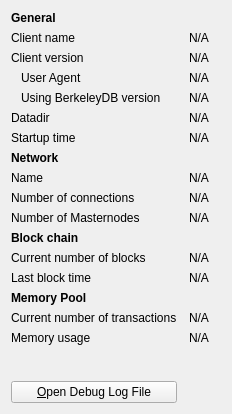
					<widget class="QWidget" name="tab_info">
						<attribute name="title">
							<string>&amp;Information</string>
						</attribute>
						<layout class="QGridLayout" name="gridLayout" columnstretch="0,1,0">
							<property name="horizontalSpacing">
								<number>12</number>
							</property>
							<item row="0" column="0" colspan="2">
								<widget class="QLabel" name="labelToolsGeneral">
									<property name="font">
										<font>
											<weight>75</weight>
											<bold>true</bold>
										</font>
									</property>
									<property name="text">
										<string>General</string>
									</property>
								</widget>
							</item>
							<item row="1" column="0">
								<widget class="QLabel" name="">
									<property name="text">
										<string>Client name</string>
									</property>
								</widget>
							</item>
							<item row="1" column="1" colspan="2">
								<widget class="QLabel" name="clientName">
									<property name="cursor">
										<cursorShape>IBeamCursor</cursorShape>
									</property>
									<property name="text">
										<string>N/A</string>
									</property>
									<property name="textFormat">
										<enum>Qt::PlainText</enum>
									</property>
									<property name="textInteractionFlags">
										<set>Qt::LinksAccessibleByMouse|Qt::TextSelectableByKeyboard|Qt::TextSelectableByMouse</set>
									</property>
								</widget>
							</item>
							<item row="2" column="0">
								<widget class="QLabel" name="label_6">
									<property name="text">
										<string>Client version</string>
									</property>
								</widget>
							</item>
							<item row="2" column="1" colspan="2">
								<widget class="QLabel" name="clientVersion">
									<property name="cursor">
										<cursorShape>IBeamCursor</cursorShape>
									</property>
									<property name="text">
										<string>N/A</string>
									</property>
									<property name="textFormat">
										<enum>Qt::PlainText</enum>
									</property>
									<property name="textInteractionFlags">
										<set>Qt::LinksAccessibleByMouse|Qt::TextSelectableByKeyboard|Qt::TextSelectableByMouse</set>
									</property>
								</widget>
							</item>
							<item row="3" column="0">
								<widget class="QLabel" name="labelClientUserAgent">
									<property name="text">
										<string>User Agent</string>
									</property>
									<property name="indent">
										<number>10</number>
									</property>
								</widget>
							</item>
							<item row="3" column="1" colspan="2">
								<widget class="QLabel" name="clientUserAgent">
									<property name="cursor">
										<cursorShape>IBeamCursor</cursorShape>
									</property>
									<property name="text">
										<string>N/A</string>
									</property>
									<property name="textFormat">
										<enum>Qt::PlainText</enum>
									</property>
									<property name="textInteractionFlags">
										<set>Qt::LinksAccessibleByMouse|Qt::TextSelectableByKeyboard|Qt::TextSelectableByMouse</set>
									</property>
								</widget>
							</item>
							<item row="4" column="0">
								<widget class="QLabel" name="label_berkeleyDBVersion">
									<property name="text">
										<string>Using BerkeleyDB version</string>
									</property>
									<property name="indent">
										<number>10</number>
									</property>
								</widget>
							</item>
							<item row="4" column="1" colspan="2">
								<widget class="QLabel" name="berkeleyDBVersion">
									<property name="cursor">
										<cursorShape>IBeamCursor</cursorShape>
									</property>
									<property name="text">
										<string>N/A</string>
									</property>
									<property name="textFormat">
										<enum>Qt::PlainText</enum>
									</property>
									<property name="textInteractionFlags">
										<set>Qt::LinksAccessibleByMouse|Qt::TextSelectableByKeyboard|Qt::TextSelectableByMouse</set>
									</property>
								</widget>
							</item>
							<item row="5" column="0">
								<widget class="QLabel" name="label_12">
									<property name="text">
										<string>Datadir</string>
									</property>
								</widget>
							</item>
							<item row="5" column="1" colspan="2">
								<widget class="QLabel" name="dataDir">
									<property name="cursor">
										<cursorShape>IBeamCursor</cursorShape>
									</property>
									<property name="text">
										<string>N/A</string>
									</property>
									<property name="textFormat">
										<enum>Qt::PlainText</enum>
									</property>
									<property name="wordWrap">
										<bool>true</bool>
									</property>
									<property name="textInteractionFlags">
										<set>Qt::LinksAccessibleByMouse|Qt::TextSelectableByKeyboard|Qt::TextSelectableByMouse</set>
									</property>
								</widget>
							</item>
							<item row="6" column="0">
								<widget class="QLabel" name="label_13">
									<property name="text">
										<string>Startup time</string>
									</property>
								</widget>
							</item>
							<item row="6" column="1" colspan="2">
								<widget class="QLabel" name="startupTime">
									<property name="cursor">
										<cursorShape>IBeamCursor</cursorShape>
									</property>
									<property name="text">
										<string>N/A</string>
									</property>
									<property name="textFormat">
										<enum>Qt::PlainText</enum>
									</property>
									<property name="textInteractionFlags">
										<set>Qt::LinksAccessibleByMouse|Qt::TextSelectableByKeyboard|Qt::TextSelectableByMouse</set>
									</property>
								</widget>
							</item>
							<item row="7" column="0" colspan="2">
								<widget class="QLabel" name="labelToolsNetwork">
									<property name="font">
										<font>
											<weight>75</weight>
											<bold>true</bold>
										</font>
									</property>
									<property name="text">
										<string>Network</string>
									</property>
								</widget>
							</item>
							<item row="8" column="0">
								<widget class="QLabel" name="label_8">
									<property name="text">
										<string>Name</string>
									</property>
								</widget>
							</item>
							<item row="8" column="1" colspan="2">
								<widget class="QLabel" name="networkName">
									<property name="cursor">
										<cursorShape>IBeamCursor</cursorShape>
									</property>
									<property name="text">
										<string>N/A</string>
									</property>
									<property name="textFormat">
										<enum>Qt::PlainText</enum>
									</property>
									<property name="textInteractionFlags">
										<set>Qt::LinksAccessibleByMouse|Qt::TextSelectableByKeyboard|Qt::TextSelectableByMouse</set>
									</property>
								</widget>
							</item>
							<item row="9" column="0">
								<widget class="QLabel" name="label_7">
									<property name="text">
										<string>Number of connections</string>
									</property>
								</widget>
							</item>
							<item row="9" column="1" colspan="2">
								<widget class="QLabel" name="numberOfConnections">
									<property name="cursor">
										<cursorShape>IBeamCursor</cursorShape>
									</property>
									<property name="text">
										<string>N/A</string>
									</property>
									<property name="textFormat">
										<enum>Qt::PlainText</enum>
									</property>
									<property name="textInteractionFlags">
										<set>Qt::LinksAccessibleByMouse|Qt::TextSelectableByKeyboard|Qt::TextSelectableByMouse</set>
									</property>
								</widget>
							</item>
							<item row="10" column="0">
								<widget class="QLabel" name="masternodeCountLabel">
									<property name="text">
										<string>Number of Masternodes</string>
									</property>
								</widget>
							</item>
							<item row="10" column="1">
								<widget class="QLabel" name="masternodeCount">
									<property name="text">
										<string>N/A</string>
									</property>
								</widget>
							</item>
							<item row="11" column="0" colspan="2">
								<widget class="QLabel" name="labelToolsBlockChain">
									<property name="font">
										<font>
											<weight>75</weight>
											<bold>true</bold>
										</font>
									</property>
									<property name="text">
										<string>Block chain</string>
									</property>
								</widget>
							</item>
							<item row="12" column="0">
								<widget class="QLabel" name="label_3">
									<property name="text">
										<string>Current number of blocks</string>
									</property>
								</widget>
							</item>
							<item row="12" column="1" colspan="2">
								<widget class="QLabel" name="numberOfBlocks">
									<property name="cursor">
										<cursorShape>IBeamCursor</cursorShape>
									</property>
									<property name="text">
										<string>N/A</string>
									</property>
									<property name="textFormat">
										<enum>Qt::PlainText</enum>
									</property>
									<property name="textInteractionFlags">
										<set>Qt::LinksAccessibleByMouse|Qt::TextSelectableByKeyboard|Qt::TextSelectableByMouse</set>
									</property>
								</widget>
							</item>
							<item row="13" column="0">
								<widget class="QLabel" name="labelLastBlockTime">
									<property name="text">
										<string>Last block time</string>
									</property>
								</widget>
							</item>
							<item row="13" column="1" colspan="2">
								<widget class="QLabel" name="lastBlockTime">
									<property name="cursor">
										<cursorShape>IBeamCursor</cursorShape>
									</property>
									<property name="text">
										<string>N/A</string>
									</property>
									<property name="textFormat">
										<enum>Qt::PlainText</enum>
									</property>
									<property name="textInteractionFlags">
										<set>Qt::LinksAccessibleByMouse|Qt::TextSelectableByKeyboard|Qt::TextSelectableByMouse</set>
									</property>
								</widget>
							</item>
							<item row="14" column="0" colspan="2">
								<widget class="QLabel" name="labelToolsMempool">
									<property name="font">
										<font>
											<weight>75</weight>
											<bold>true</bold>
										</font>
									</property>
									<property name="text">
										<string>Memory Pool</string>
									</property>
								</widget>
							</item>
							<item row="15" column="0">
								<widget class="QLabel" name="labelNumberOfTransactions">
									<property name="text">
										<string>Current number of transactions</string>
									</property>
								</widget>
							</item>
							<item row="15" column="1">
								<widget class="QLabel" name="mempoolNumberTxs">
									<property name="cursor">
										<cursorShape>IBeamCursor</cursorShape>
									</property>
									<property name="text">
										<string>N/A</string>
									</property>
									<property name="textFormat">
										<enum>Qt::PlainText</enum>
									</property>
									<property name="textInteractionFlags">
										<set>Qt::LinksAccessibleByMouse|Qt::TextSelectableByKeyboard|Qt::TextSelectableByMouse</set>
									</property>
								</widget>
							</item>
							<item row="16" column="0">
								<widget class="QLabel" name="labelMemoryUsage">
									<property name="text">
										<string>Memory usage</string>
									</property>
								</widget>
							</item>
							<item row="16" column="1">
								<widget class="QLabel" name="mempoolSize">
									<property name="cursor">
										<cursorShape>IBeamCursor</cursorShape>
									</property>
									<property name="text">
										<string>N/A</string>
									</property>
									<property name="textFormat">
										<enum>Qt::PlainText</enum>
									</property>
									<property name="textInteractionFlags">
										<set>Qt::LinksAccessibleByMouse|Qt::TextSelectableByKeyboard|Qt::TextSelectableByMouse</set>
									</property>
								</widget>
							</item>
							<item row="18" column="0" rowspan="3">
								<layout class="QVBoxLayout" name="verticalLayoutDebugButton">
									<property name="spacing">
										<number>3</number>
									</property>
									<item>
										<spacer name="verticalSpacer_2">
											<property name="orientation">
												<enum>Qt::Vertical</enum>
											</property>
											<property name="sizeHint" stdset="0">
												<size>
													<width>10</width>
													<height>5</height>
												</size>
											</property>
										</spacer>
									</item>
									<item>
										<widget class="QPushButton" name="openDebugLogfileButton">
											<property name="toolTip">
												<string>Open the RavenDark debug log file from the current data directory. This can take a few seconds for large log files.</string>
											</property>
											<property name="text">
												<string>&amp;Open Debug Log File</string>
											</property>
											<property name="autoDefault">
												<bool>false</bool>
											</property>
										</widget>
									</item>
								</layout>
							</item>
							<item row="19" column="0">
								<spacer name="verticalSpacer">
									<property name="orientation">
										<enum>Qt::Vertical</enum>
									</property>
									<property name="sizeHint" stdset="0">
										<size>
											<width>20</width>
											<height>40</height>
										</size>
									</property>
								</spacer>
							</item>
						</layout>
					</widget>
